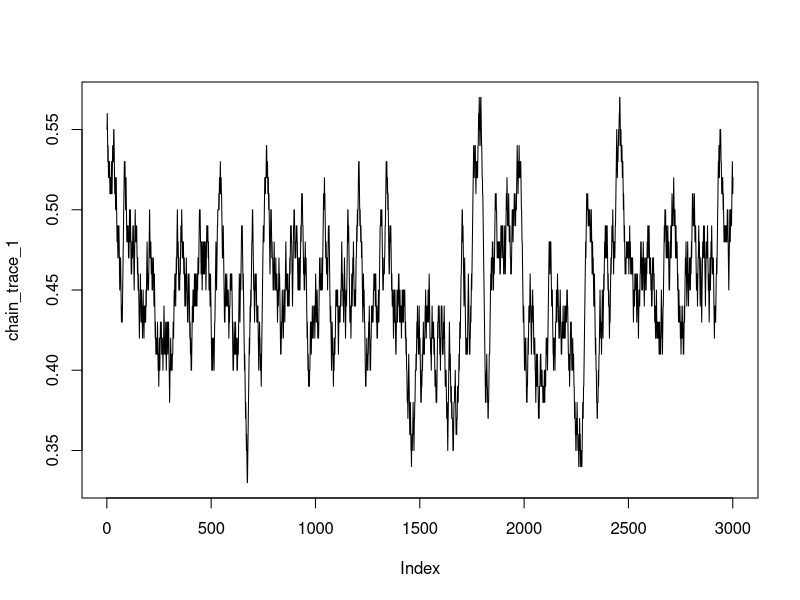
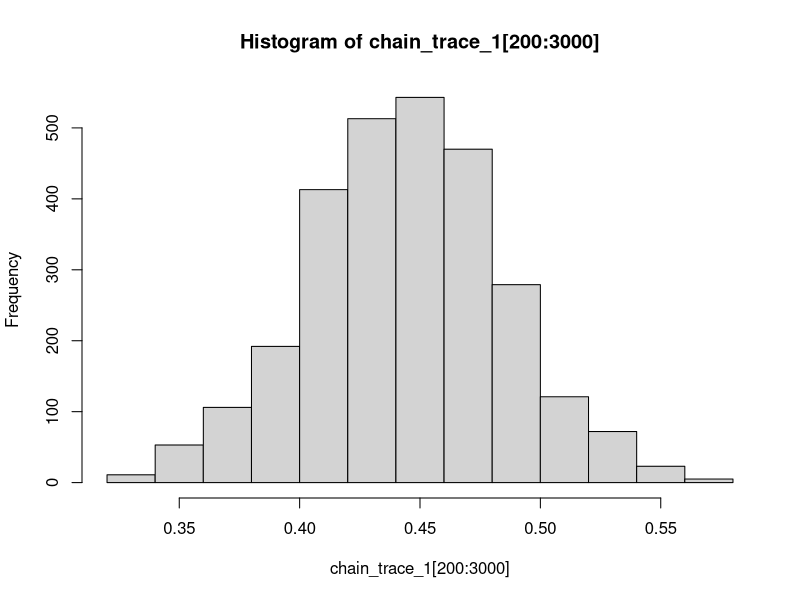
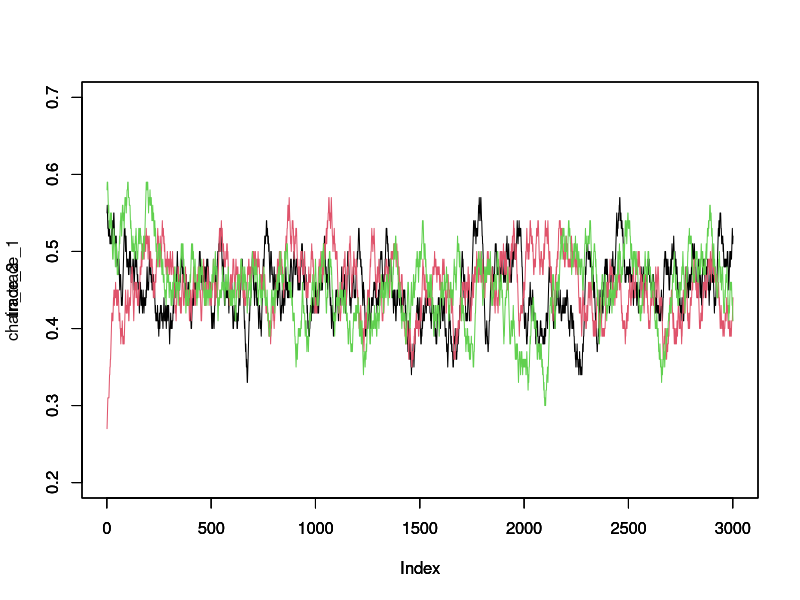

Reproduce these figures in R, in order.
data <- c(4,3,4,5,5,2,3,1,4,0,1,5,5,6,5,4,4,5,3,4)
data
q_area <- seq(0.1,0.99,0.01)
q_area
sample(q_area,1)
coin <- c(0.01,-0.01)
sample(coin,1)
logL <- function(m) sum(dbinom(data,size=8,prob=m, log=TRUE))
logL(0.30)

MHM <- function(iter){
  iter_vec <- c()
  init_q <- sample(q_area,1)
  iter_vec <- append(iter_vec,init_q)
  for (n in 1:iter){
    q_new <- iter_vec[n] + sample(coin,1)
    if (logL(iter_vec[n]) < logL(q_new)){
    iter_vec <- append(iter_vec,q_new)
    }
    else{
      r <- exp(logL(q_new)-logL(iter_vec[n]))
      HorT <- sample(c(1,0),size=1,prob=c(r,1-r))
      if (HorT == T){iter_vec <- append(iter_vec, q_new)}
      else{iter_vec <- append(iter_vec, iter_vec[n])}
    }
  }
  return(iter_vec)
}
chain_trace_1 <- MHM(3000)
plot(chain_trace_1,type='l')
hist(chain_trace_1[200:3000])

trace_2 <- MHM(3000)
trace_3 <- MHM(3000)
plot(chain_trace_1,type='l',ylim=c(0.2,0.7))
par(new=TRUE)
plot(trace_2,type='l',col=2,ylim=c(0.2,0.7))
par(new=TRUE)
plot(trace_3,type='l',col=3,ylim=c(0.2,0.7))
